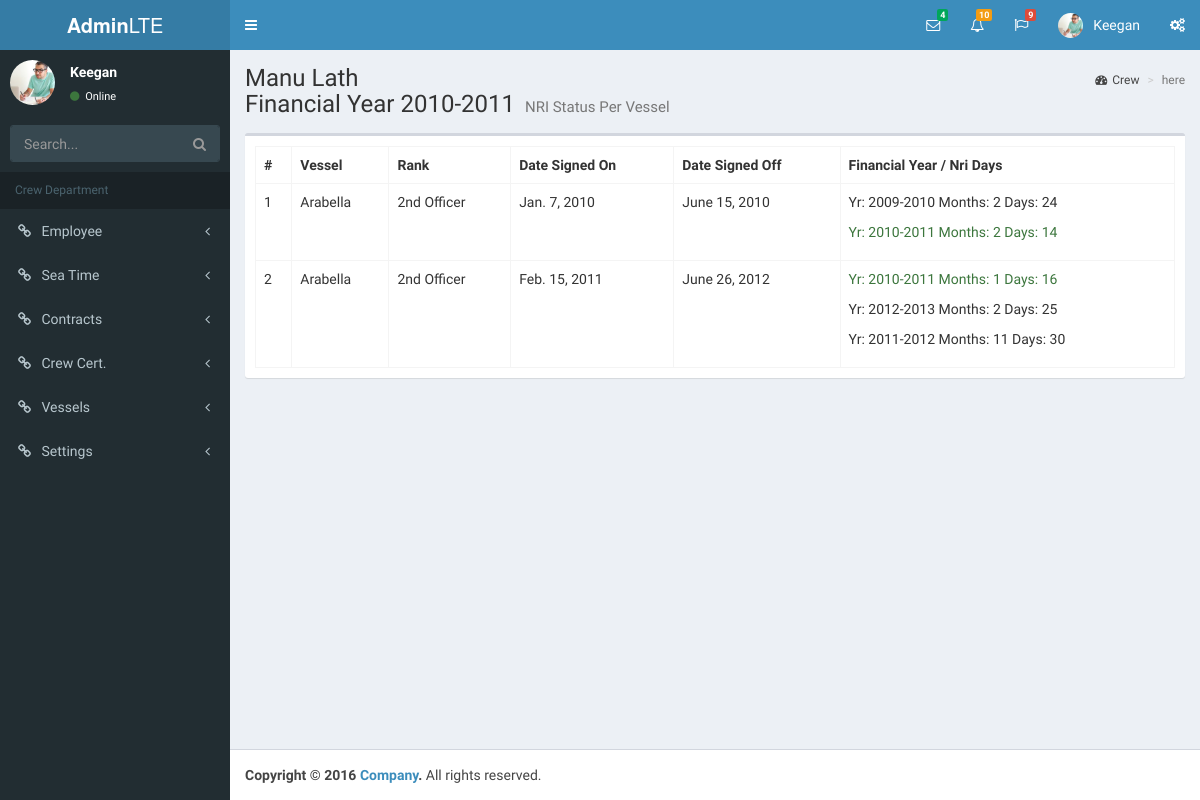
The app's page /crew/person/nri/2/2010-2011/ (signed in) with its own data.
### crew/models.py (models this page shows, shortened)
class Person(models.Model):
    GENDER_CHOICES=(('Male','Male'),('Female','Female'),('Others','Others'))
    key_number=models.CharField("Unique Company No",max_length=100,unique=True)
    rank=models.ForeignKey(Rank)
    salutation=models.CharField("Salutation",max_length=10)
    first_name=models.CharField("First Name",max_length=200)
    last_name=models.CharField("Last Name",max_length=200)
    gender=models.CharField("Gender",max_length=200,choices=GENDER_CHOICES)
    dob=models.DateField("Date Of Birth",help_text="yyy-mm-dd")
    place_of_birth=models.CharField("Place of Birth",max_length=200)
    country_of_birth=models.CharField("Country Of Birth",max_length=200)
    nationality=models.CharField("Nationality",max_length=200)
    email=models.EmailField("Email",unique=True)
    photo=models.ImageField("Profile Photo",upload_to='crew_photos',null=True,blank=True)
    address=models.TextField("Residence Address",blank=True)
    resume=models.FileField("Resume",upload_to='crew_resume',null=True,blank=True)
    date_joined_company=models.DateField("Date Join Organisation",null=True,blank=True,help_text="yyy-mm-dd")
    user=models.ForeignKey(User,blank=True)
    incompatible_with=models.ManyToManyField('self',blank=True, help_text="""<p class="help">Hold down Control, or Command on a Mac,
                                                to select more than one. Hold down "Control", or "Command" on a Mac, to select more than one.</p>""")
    class Meta:
        unique_together=(('first_name','last_name'),)

class Seatime(models.Model):
      date_signed_on=models.DateField("Date Signed On",help_text="yyy-mm-dd")
      date_signed_off=models.DateField("Date Signed Off",blank=True,null=True,help_text="yyy-mm-dd")
      vessel_name=models.ForeignKey(Vessels)
      person=models.ForeignKey(Person)
      rank=models.ForeignKey(Rank)
      def nrt(self):
           return SeaTime(self.date_signed_on, self.date_signed_off)
      class Meta:
         unique_together=(('date_signed_on','date_signed_off','person') ,('date_signed_on','person'),('date_signed_off','person'), )

class Vessels(models.Model):
    MANAGED_CHOICES=(('Y','YES'),('N','NO'))
    vessel_type=models.ForeignKey(VesselType)
    name=models.CharField(max_length=200,unique=True)
    flag=models.CharField(max_length=200)
    port_of_registery=models.CharField(max_length=200)
    imo_no=models.IntegerField(unique=True)
    official_no=models.IntegerField(null=True,blank=True,unique=True)
    email=models.EmailField(blank=True)
    kwh=models.CharField(max_length=100,blank=True)
    bhp=models.IntegerField(blank=True,null=True)
    rpm=models.IntegerField(null=True,blank=True)
    deadweight=models.CharField(max_length=100,blank=True)
    net_tonnage=models.IntegerField(null=True)
    gross_tonnage=models.IntegerField(null=True)
    owner=models.ForeignKey(Owner,blank=True,null=True)
    crew_management=models.ForeignKey(CrewManagementCompany,blank=True,null=True)
    operations_management=models.ForeignKey(OperationsManagementCompany,blank=True,null=True)
    safety_management=models.ForeignKey(SafetyManagementCompany,blank=True,null=True)
    technical_management=models.ForeignKey(TechnicalManagementCompany,blank=True,null=True)
    managed=models.CharField(max_length=10,choices=MANAGED_CHOICES)
    def __str__(self):
        return self.name

class Rank(models.Model):
      rank_name=models.CharField(max_length=100,unique=True)
      rank_short_name=models.CharField(max_length=200,blank=True,unique=True)
      rank_department=models.ForeignKey(Departments)
      display_rank_priority=models.IntegerField(unique=True)
      def __str__(self):
        return self.rank_name

### crew/views.py (the view)
# urls.py: url(r'^person/nri/(?P<pk>[0-9]+)/(?P<finyr>\d{4,4}-\d{4,4})/$',views.personNriShipList,name='person_nri_seatime' ),
def personNriShipList(request,pk,finyr):
    if request.user.is_staff :
        person=get_object_or_404(Person,pk=pk)
        seatimes=person.seatime_set.all()
    else :
        person=get_object_or_404(Person,user=request.user)
        seatimes=person.seatime_set.all()
    li=[]
    for seatime in seatimes:
        for obj in seatime.nrt().nriList:
            if obj.yr.finYrName==str(finyr):
                li.append(seatime)
                continue
    template_name='crew/shipnrilist.html'
    context={'seatimes':li, 'person':person,'finyr':finyr }
    return render(request,template_name,context)

### crew/nritime.py (called while the page is built)
    def getFinancialYear(self,inpdate,yrStartDate=1,yrStartMonth=4,yrEndDate=31,yrEndMonth=3):
        if inpdate !=None and inpdate.month >=4:
            self.finYrStart=datetime(inpdate.year,yrStartMonth,yrStartDate)
            self.finYrEnd=datetime(inpdate.year+1,yrEndMonth,yrEndDate)
            self.finYrName=self.getName()
        else:
            self.finYrStart=datetime(inpdate.year-1,yrStartMonth,yrStartDate)
            self.finYrEnd=datetime(inpdate.year,yrEndMonth,yrEndDate)
            self.finYrName=self.getName()
        return self

    def getName(self):
        return str(self.finYrStart.year)+'-'+str(self.finYrEnd.year)

    def nextFinYr(self):
        next_start_year=self.finYrStart.year+1
        next_end_year=self.finYrEnd.year+1
        start_date=datetime(next_start_year,self.finYrStart.month,self.finYrStart.day)
        end_date=datetime(next_end_year,self.finYrEnd.month,self.finYrEnd.day)
        next_fin_yr=FinancialYear(start_date,end_date)
        return next_fin_yr

    def __eq__(self,other):
        a=self.__dict__
        b=other.__dict__
        if a==b:
            return True
        else:
            return False

    def calcNriTime(self):
        self.nriList=[]
        if self.fson == self.fsoff:
            days=relativedelta(self.soff,self.son)
            nri=NriTime(days,finYr=self.fsoff)
            self.nriList.append(nri)
            return self.nriList
        else:
            sondays=relativedelta(self.fson.finYrEnd,self.son)
            nri=NriTime(sondays,finYr=self.fson)
            self.nriList.append(nri)
            soffdays=relativedelta(self.soff, self.fsoff.finYrStart)
            nri=NriTime(soffdays,finYr=self.fsoff)
            self.nriList.append(nri)
            next=self.fson.nextFinYr()
            while next !=self.fsoff:
                days=relativedelta(next.finYrEnd,next.finYrStart)
                nri=NriTime(days,next)
                self.nriList.append(nri)
                next=next.nextFinYr()
            return self.nriList

### crew/templates/crew/shipnrilist.html (shortened to what this page needs)
{% extends "crew/base.html" %}
{% block viewname %} {{ person.first_name }} {{ person.last_name }} <br> Financial Year {{ finyr }} {% endblock %}
{% block viewnamesmall %} NRI Status Per Vessel {% endblock %}
{% block level %}<a href="{% url 'crew:index' %}"> Crew </a>{%endblock %}
{% block content %}
<div class="box-body table-responsive">
 <table class="table table-bordered" >
<tr>
    <th> # </th>
    <th> Vessel </th>
    <th> Rank  </th>
    <th> Date Signed On </th>
    <th> Date Signed Off </th>
    <th> Financial Year / Nri Days </th>
</tr>
{% for seatime  in  seatimes %}
<tr>
    <td> {{ forloop.counter }} </td>
    <td> {{ seatime.vessel_name }} </td>
    <td> {{ seatime.rank }} </td>
    <td> {{ seatime.date_signed_on }} </td>
    <td> {{ seatime.date_signed_off }} </td>
    <td>
    {% for item in seatime.nrt.nriList %}
     <p {% if item.yr.finYrName|stringformat:"s" == finyr|stringformat:"s" %}class="text-success"  {% endif %}>  Yr:  {{ item.yr.finYrName }}
      Months:  {{ item.nriDays.months }} Days: {{ item.nriDays.days }} </p>
      {% endfor %}
    </td>
</tr>
{% endfor %}
 </table>
</div>
{% endblock %}

### crew/templates/crew/base.html (shortened to what this page needs)
<!DOCTYPE html>
{% load static %}
<html>
<head>
    <link rel="stylesheet" href="{% static 'crew/bootstrap/css/bootstrap.min.css' %} ">
    <link rel="stylesheet" href="https://cdnjs.cloudflare.com/ajax/libs/font-awesome/4.5.0/css/font-awesome.min.css">
    <link rel="stylesheet" href="https://cdnjs.cloudflare.com/ajax/libs/ionicons/2.0.1/css/ionicons.min.css">
    <link rel="stylesheet" href="{% static 'crew/dist/css/AdminLTE.min.css' %}">
  <link rel="stylesheet" href="{% static 'crew/plugins/daterangepicker/daterangepicker.css' %}">
  <link rel="stylesheet" href="{% static 'crew/plugins/datepicker/datepicker3.css' %}">
  <link rel="stylesheet" href="{% static 'crew/plugins/iCheck/all.css' %}">
  <link rel="stylesheet" href="{% static 'crew/plugins/colorpicker/bootstrap-colorpicker.min.css' %}">
  <link rel="stylesheet" href="{% static 'crew/plugins/timepicker/bootstrap-timepicker.min.css' %}">
  <link rel="stylesheet" href="{% static 'crew/plugins/select2/select2.min.css' %}">
  <link rel="stylesheet" href="{% static 'crew/dist/css/AdminLTE.min.css' %}">
    <link rel="stylesheet" href="{% static 'crew/dist/css/skins/skin-blue.min.css' %}">
<link rel="stylesheet" href="{% static 'django_tables2/themes/paleblue/css/screen.css' %}" />
</head>
<body class="hold-transition skin-blue sidebar-mini">
    <div class="wrapper">
        <header class="main-header">
            <a href="index2.html" class="logo">
                <span class="logo-lg"><b>Admin</b>LTE</span>
            </a>
            <nav class="navbar navbar-static-top" role="navigation">
                <a href="#" class="sidebar-toggle" data-toggle="offcanvas" role="button">
                </a>
                <div class="navbar-custom-menu">
                    <ul class="nav navbar-nav">
                        <li class="dropdown messages-menu">
                            <a href="#" class="dropdown-toggle" data-toggle="dropdown">
                                <i class="fa fa-envelope-o"></i>
                                <span class="label label-success">4</span>
                            </a>
                        </li>
                        <li class="dropdown notifications-menu">
                            <a href="#" class="dropdown-toggle" data-toggle="dropdown">
                                <i class="fa fa-bell-o"></i>
                                <span class="label label-warning">10</span>
                            </a>
                        </li>
                        <li class="dropdown tasks-menu">
                            <a href="#" class="dropdown-toggle" data-toggle="dropdown">
                                <i class="fa fa-flag-o"></i>
                                <span class="label label-danger">9</span>
                            </a>
                        </li>
                        <li class="dropdown user user-menu">
                            <a href="#" class="dropdown-toggle" data-toggle="dropdown">
                                {% for user in request.user.person_set.all %}
                                <img src="{{ user.photo.url  }}" class="user-image" alt="User Image">
                                {% endfor %}
                                <span class="hidden-xs">{{ request.user.get_short_name }}</span>
                            </a>
                        </li>
                        <li>
                            <a href="#" data-toggle="control-sidebar"><i class="fa fa-gears"></i></a>
                        </li>
                    </ul>
                </div>
            </nav>
        </header>
        <aside class="main-sidebar">
            <section class="sidebar">
                <div class="user-panel">
                    <div class="pull-left image">
                        {% for user in request.user.person_set.all %}
                        <img src="{{ user.photo.url }}" class="img-circle" alt="User Image">
                        {% endfor %}
                    </div>
                    <div class="pull-left info">
                        <p>{{ request.user.get_short_name }}</p>
                        <a href="#"><i class="fa fa-circle text-success"></i> Online</a>
                    </div>
                </div>
                <form action="#" method="get" class="sidebar-form">
                    <div class="input-group">
                        <input type="text" name="q" class="form-control" placeholder="Search...">
                        <span class="input-group-btn">
                <button type="submit" name="search" id="search-btn" class="btn btn-flat"><i class="fa fa-search"></i>
                </button>
              </span>
                    </div>
                </form>
                {% block sidebar %}
                <ul class="sidebar-menu">
                    <li class="header">Crew Department</li>
                    <li class="treeview">
                        <a href="#"><i class="fa fa-link"></i> <span>Employee</span>
            <span class="pull-right-container">
              <i class="fa fa-angle-left pull-right"></i>
            </span>
          </a>
                    </li>
                    <li class="treeview">
                <li class="treeview">
                        <a href="#"><i class="fa fa-link"></i> <span>Sea Time </span>
            <span class="pull-right-container">
              <i class="fa fa-angle-left pull-right"></i>
            </span>
          </a>
                    </li>
                    <li class="treeview">
              <li class="treeview">
                        <a href="#"><i class="fa fa-link"></i> <span>Contracts </span>
            <span class="pull-right-container">
              <i class="fa fa-angle-left pull-right"></i>
            </span>
          </a>
                    </li>
                <li class="treeview">
              <li class="treeview">
                        <a href="#"><i class="fa fa-link"></i> <span>Crew Cert. </span>
            <span class="pull-right-container">
              <i class="fa fa-angle-left pull-right"></i>
            </span>
          </a>
                    </li>
                    <li class="treeview">
                        <a href="#"><i class="fa fa-link"></i> <span>Vessels</span>
            <span class="pull-right-container">
              <i class="fa fa-angle-left pull-right"></i>
            </span>
          </a>
                    </li>
                    <li class="treeview">
                        <a href="#"><i class="fa fa-link"></i> <span>Settings </span>
                                <span class="pull-right-container">
                                 <i class="fa fa-angle-left pull-right"></i>
                                </span>
                         </a>
                     </li>
                </ul>
                {% endblock %}
            </section>
        </aside>
        <div class="content-wrapper">
            <section class="content-header">
                <h1>
                    {% block viewname %} {% endblock %}
                    <small>{% block viewnamesmall %} {% endblock %}</small>
                </h1>
                <ol class="breadcrumb">
                    <li><a href="#"><i class="fa fa-dashboard"></i>{% block level %}level{% endblock %} </a></li>
                    <li class="active">{% block here %}here{% endblock %}</li>
                </ol>
            </section>
            <section class="content">
                <div class="row">
                    <div class="col-md-12">
                        <div class="box">
                            {% block content %} {% endblock %}
                        </div>
            </section>
        </div>
                             {% block footer %}
                            <footer class="main-footer">
                                <strong>Copyright &copy; 2016 <a href="#">Company</a>.</strong> All rights reserved.
                            </footer>
                            {% endblock %}
                        </div>
</body>
</html>

### records on screen
Person: photo (picture)
Person: first_name "Manu", last_name "Lath"
Seatime: vessel_name "Arabella", rank "2nd Officer", date_signed_on "Jan. 7, 2010", date_signed_off "June 15, 2010", yr.finYrName "2009-2010" "2010-2011", nriDays.months "2" "2", nriDays.days "24" "14"
Seatime: vessel_name "Arabella", rank "2nd Officer", date_signed_on "Feb. 15, 2011", date_signed_off "June 26, 2012", yr.finYrName "2010-2011" "2012-2013" "2011-2012", nriDays.months "1" "2" "11", nriDays.days "16" "25" "30"

### other values on screen
{{ request.user.get_short_name }} "Keegan"
{{ finyr }} "2010-2011"
